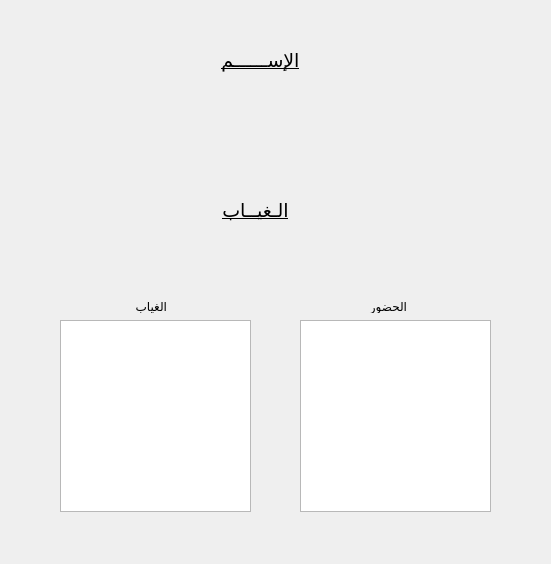
<?xml version="1.0" encoding="UTF-8"?>
<ui version="4.0">
 <class>StudentInfo</class>
 <widget class="QDialog" name="StudentInfo">
  <property name="geometry">
   <rect>
    <x>0</x>
    <y>0</y>
    <width>551</width>
    <height>564</height>
   </rect>
  </property>
  <property name="windowTitle">
   <string>تقرير</string>
  </property>
  <widget class="QLabel" name="label">
   <property name="geometry">
    <rect>
     <x>210</x>
     <y>30</y>
     <width>101</width>
     <height>61</height>
    </rect>
   </property>
   <property name="font">
    <font>
     <pointsize>14</pointsize>
     <underline>true</underline>
    </font>
   </property>
   <property name="text">
    <string>الإســــــم</string>
   </property>
   <property name="scaledContents">
    <bool>false</bool>
   </property>
   <property name="alignment">
    <set>Qt::AlignCenter</set>
   </property>
   <property name="margin">
    <number>-3</number>
   </property>
  </widget>
  <widget class="QLabel" name="label_2">
   <property name="geometry">
    <rect>
     <x>180</x>
     <y>180</y>
     <width>151</width>
     <height>61</height>
    </rect>
   </property>
   <property name="font">
    <font>
     <pointsize>14</pointsize>
     <underline>true</underline>
    </font>
   </property>
   <property name="text">
    <string>الـغيــاب</string>
   </property>
   <property name="alignment">
    <set>Qt::AlignCenter</set>
   </property>
  </widget>
  <widget class="QLabel" name="label_3">
   <property name="geometry">
    <rect>
     <x>110</x>
     <y>110</y>
     <width>291</width>
     <height>51</height>
    </rect>
   </property>
   <property name="palette">
    <palette>
     <active>
      <colorrole role="WindowText">
       <brush brushstyle="SolidPattern">
        <color alpha="255">
         <red>0</red>
         <green>170</green>
         <blue>127</blue>
        </color>
       </brush>
      </colorrole>
     </active>
     <inactive>
      <colorrole role="WindowText">
       <brush brushstyle="SolidPattern">
        <color alpha="255">
         <red>0</red>
         <green>170</green>
         <blue>127</blue>
        </color>
       </brush>
      </colorrole>
     </inactive>
     <disabled>
      <colorrole role="WindowText">
       <brush brushstyle="SolidPattern">
        <color alpha="255">
         <red>120</red>
         <green>120</green>
         <blue>120</blue>
        </color>
       </brush>
      </colorrole>
     </disabled>
    </palette>
   </property>
   <property name="font">
    <font>
     <pointsize>16</pointsize>
    </font>
   </property>
   <property name="text">
    <string/>
   </property>
   <property name="alignment">
    <set>Qt::AlignCenter</set>
   </property>
  </widget>
  <widget class="QLabel" name="label_4">
   <property name="geometry">
    <rect>
     <x>110</x>
     <y>240</y>
     <width>291</width>
     <height>51</height>
    </rect>
   </property>
   <property name="palette">
    <palette>
     <active>
      <colorrole role="WindowText">
       <brush brushstyle="SolidPattern">
        <color alpha="255">
         <red>0</red>
         <green>170</green>
         <blue>127</blue>
        </color>
       </brush>
      </colorrole>
     </active>
     <inactive>
      <colorrole role="WindowText">
       <brush brushstyle="SolidPattern">
        <color alpha="255">
         <red>0</red>
         <green>170</green>
         <blue>127</blue>
        </color>
       </brush>
      </colorrole>
     </inactive>
     <disabled>
      <colorrole role="WindowText">
       <brush brushstyle="SolidPattern">
        <color alpha="255">
         <red>120</red>
         <green>120</green>
         <blue>120</blue>
        </color>
       </brush>
      </colorrole>
     </disabled>
    </palette>
   </property>
   <property name="font">
    <font>
     <pointsize>16</pointsize>
    </font>
   </property>
   <property name="text">
    <string/>
   </property>
   <property name="alignment">
    <set>Qt::AlignCenter</set>
   </property>
  </widget>
  <widget class="QListWidget" name="listWidget">
   <property name="geometry">
    <rect>
     <x>60</x>
     <y>320</y>
     <width>191</width>
     <height>192</height>
    </rect>
   </property>
  </widget>
  <widget class="QListWidget" name="listWidget_2">
   <property name="geometry">
    <rect>
     <x>300</x>
     <y>320</y>
     <width>191</width>
     <height>192</height>
    </rect>
   </property>
  </widget>
  <widget class="QLabel" name="label_5">
   <property name="geometry">
    <rect>
     <x>360</x>
     <y>300</y>
     <width>47</width>
     <height>13</height>
    </rect>
   </property>
   <property name="text">
    <string>الحضور</string>
   </property>
  </widget>
  <widget class="QLabel" name="label_6">
   <property name="geometry">
    <rect>
     <x>120</x>
     <y>300</y>
     <width>47</width>
     <height>13</height>
    </rect>
   </property>
   <property name="text">
    <string>الغياب</string>
   </property>
  </widget>
 </widget>
 <resources/>
 <connections/>
</ui>
